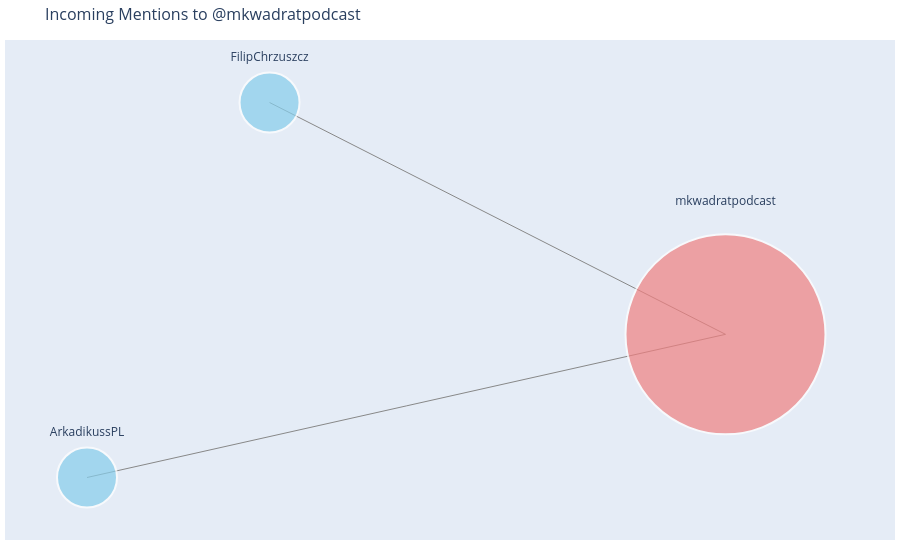

This figure's notebook cell:
### Code cell
# Example usage
if __name__ == "__main__":
    json_file = "mention_networks/network_mega_merge.json"
    target = "mkwadratpodcast"  # Change this to any account name you want to inspect
    visualize_incoming_graph(json_file, target)

### Figure 1 — Plotly figure (JSON) as saved in the notebook; plotly's stock layout.template omitted (floating-point values rounded to 4 significant figures)
{"data": [{"hoverinfo": "none", "line": {"color": "#888", "width": 1}, "mode": "lines", "type": "scatter", "x": [-0.1838, 0.7358, null, 0.7358, 0.7358, null, -0.552, 0.7358, null], "y": [1, -0.1461, null, -0.1461, -0.1461, null, -0.8539, -0.1461, null]}, {"hoverinfo": "text", "marker": {"color": ["skyblue", "lightcoral", "skyblue"], "line": {"width": 2}, "showscale": false, "size": [60, 200, 60]}, "mode": "markers+text", "text": ["FilipChrzuszcz", "mkwadratpodcast", "ArkadikussPL"], "textposition": "top center", "type": "scatter", "x": [-0.1838, 0.7358, -0.552], "y": [1, -0.1461, -0.8539]}], "layout": {"hovermode": "closest", "margin": {"b": 20, "l": 5, "r": 5, "t": 40}, "showlegend": false, "title": {"font": {"size": 16}, "text": "Incoming Mentions to @mkwadratpodcast"}, "xaxis": {"showgrid": false, "showticklabels": false, "zeroline": false}, "yaxis": {"showgrid": false, "showticklabels": false, "zeroline": false}}}
